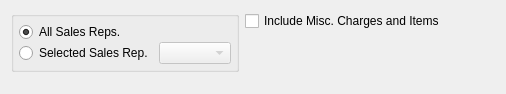
<?xml version="1.0" encoding="UTF-8"?>
<ui version="4.0">
 <comment>This file is part of the xTuple ERP: PostBooks Edition, a free and
open source Enterprise Resource Planning software suite,
Copyright (c) 1999-2019 by OpenMFG LLC, d/b/a xTuple.
It is licensed to you under the Common Public Attribution License
version 1.0, the full text of which (including xTuple-specific Exhibits)
is available at www.xtuple.com/CPAL.  By using this software, you agree
to be bound by its terms.</comment>
 <class>dspEarnedCommissions</class>
 <widget class="QWidget" name="dspEarnedCommissions">
  <property name="geometry">
   <rect>
    <x>0</x>
    <y>0</y>
    <width>506</width>
    <height>94</height>
   </rect>
  </property>
  <property name="windowTitle">
   <string>Earned Commissions</string>
  </property>
  <layout class="QHBoxLayout" name="horizontalLayout">
   <item>
    <layout class="QVBoxLayout">
     <property name="spacing">
      <number>0</number>
     </property>
     <item>
      <widget class="QGroupBox" name="_salesrepGrouip">
       <property name="title">
        <string/>
       </property>
       <layout class="QVBoxLayout">
        <property name="spacing">
         <number>0</number>
        </property>
        <property name="margin">
         <number>5</number>
        </property>
        <item>
         <widget class="QRadioButton" name="_allSalesreps">
          <property name="text">
           <string>All Sales Reps.</string>
          </property>
          <property name="checked">
           <bool>true</bool>
          </property>
         </widget>
        </item>
        <item>
         <layout class="QHBoxLayout">
          <item>
           <widget class="QRadioButton" name="_selectedSalesrep">
            <property name="text">
             <string>Selected Sales Rep.</string>
            </property>
           </widget>
          </item>
          <item>
           <widget class="XComboBox" name="_salesrep">
            <property name="enabled">
             <bool>false</bool>
            </property>
            <property name="sizePolicy">
             <sizepolicy hsizetype="Expanding" vsizetype="Fixed">
              <horstretch>0</horstretch>
              <verstretch>0</verstretch>
             </sizepolicy>
            </property>
           </widget>
          </item>
         </layout>
        </item>
       </layout>
      </widget>
     </item>
     <item>
      <spacer name="Spacer68">
       <property name="orientation">
        <enum>Qt::Vertical</enum>
       </property>
       <property name="sizeType">
        <enum>QSizePolicy::Expanding</enum>
       </property>
       <property name="sizeHint" stdset="0">
        <size>
         <width>20</width>
         <height>0</height>
        </size>
       </property>
      </spacer>
     </item>
    </layout>
   </item>
   <item>
    <layout class="QVBoxLayout">
     <property name="spacing">
      <number>0</number>
     </property>
     <item>
      <widget class="DateCluster" name="_dates"/>
     </item>
     <item>
      <widget class="XCheckBox" name="_includeMisc">
       <property name="text">
        <string>Include Misc. Charges and Items</string>
       </property>
      </widget>
     </item>
     <item>
      <spacer name="Spacer2">
       <property name="orientation">
        <enum>Qt::Vertical</enum>
       </property>
       <property name="sizeType">
        <enum>QSizePolicy::Expanding</enum>
       </property>
       <property name="sizeHint" stdset="0">
        <size>
         <width>20</width>
         <height>0</height>
        </size>
       </property>
      </spacer>
     </item>
    </layout>
   </item>
   <item>
    <spacer name="horizontalSpacer">
     <property name="orientation">
      <enum>Qt::Horizontal</enum>
     </property>
     <property name="sizeHint" stdset="0">
      <size>
       <width>1</width>
       <height>20</height>
      </size>
     </property>
    </spacer>
   </item>
  </layout>
 </widget>
 <layoutdefault spacing="6" margin="11"/>
 <customwidgets>
  <customwidget>
   <class>DateCluster</class>
   <extends>QWidget</extends>
   <header>datecluster.h</header>
   <container>1</container>
  </customwidget>
  <customwidget>
   <class>XCheckBox</class>
   <extends>QCheckBox</extends>
   <header>xcheckbox.h</header>
  </customwidget>
  <customwidget>
   <class>XComboBox</class>
   <extends>QComboBox</extends>
   <header>xcombobox.h</header>
  </customwidget>
 </customwidgets>
 <tabstops>
  <tabstop>_allSalesreps</tabstop>
  <tabstop>_selectedSalesrep</tabstop>
  <tabstop>_salesrep</tabstop>
  <tabstop>_includeMisc</tabstop>
 </tabstops>
 <resources/>
 <connections>
  <connection>
   <sender>_selectedSalesrep</sender>
   <signal>toggled(bool)</signal>
   <receiver>_salesrep</receiver>
   <slot>setEnabled(bool)</slot>
   <hints>
    <hint type="sourcelabel">
     <x>20</x>
     <y>20</y>
    </hint>
    <hint type="destinationlabel">
     <x>20</x>
     <y>20</y>
    </hint>
   </hints>
  </connection>
 </connections>
</ui>
